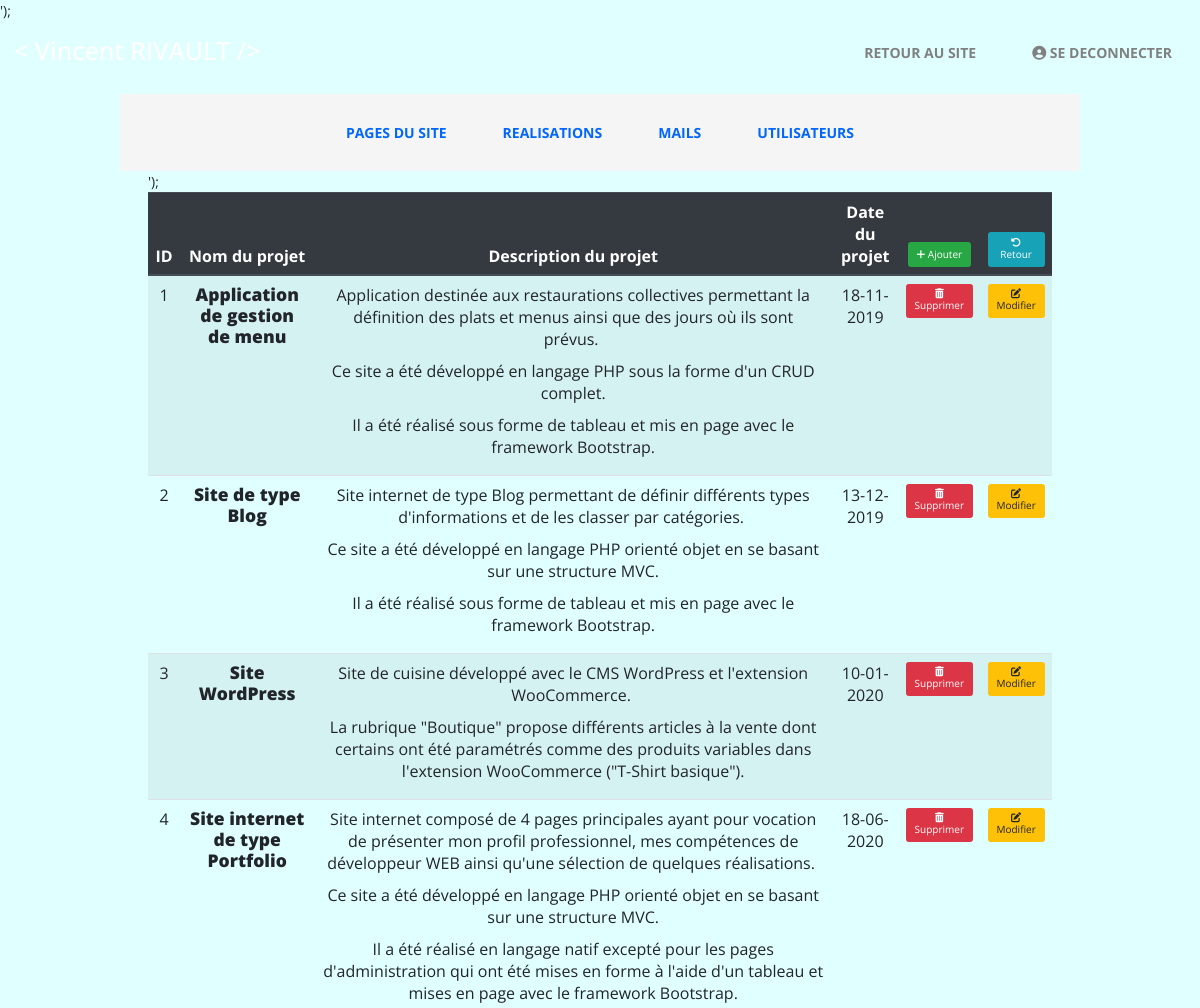
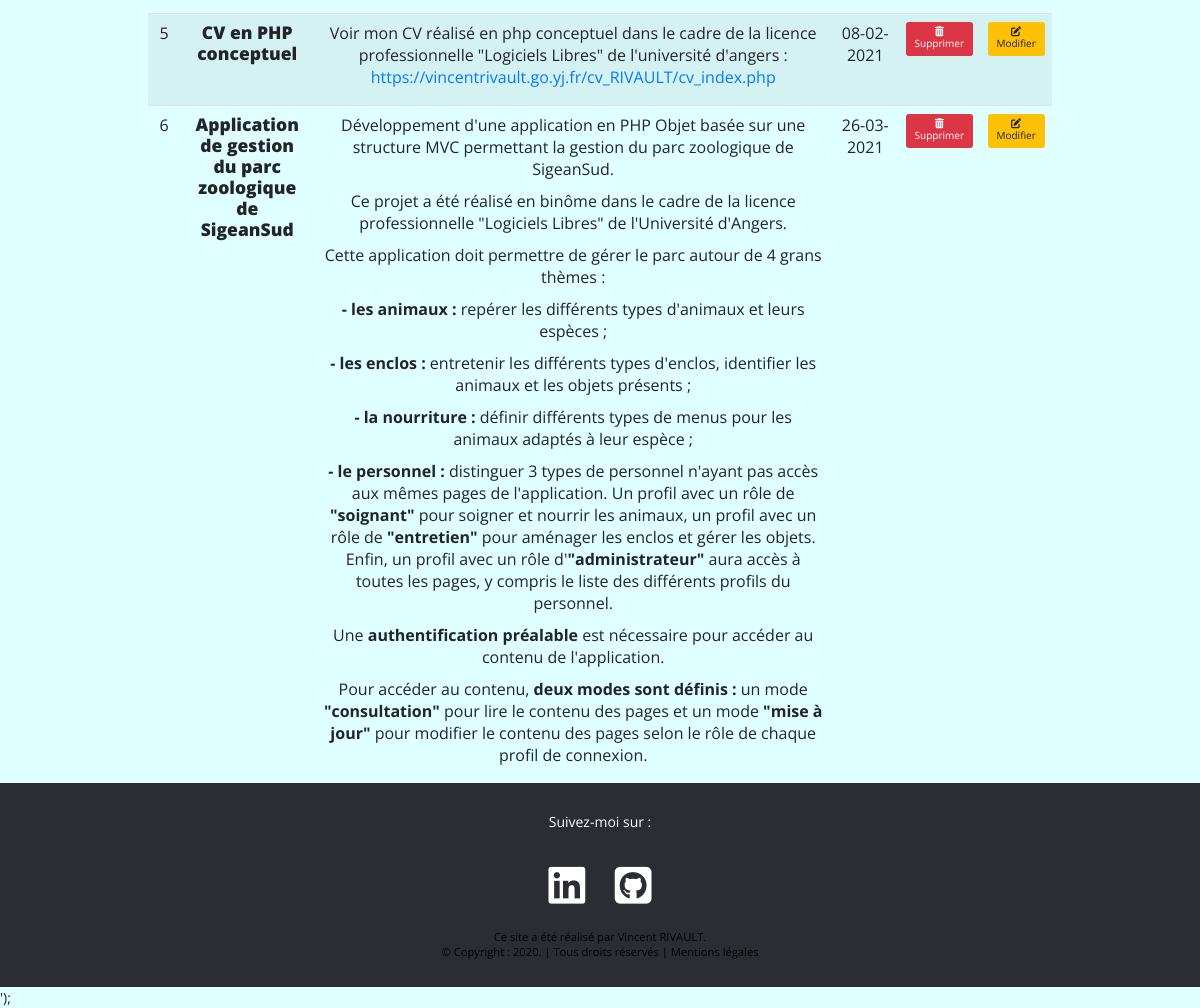
The app's page /index.php?controller=Realisation&action=edit (signed in), older data (2 pictures, top to bottom).
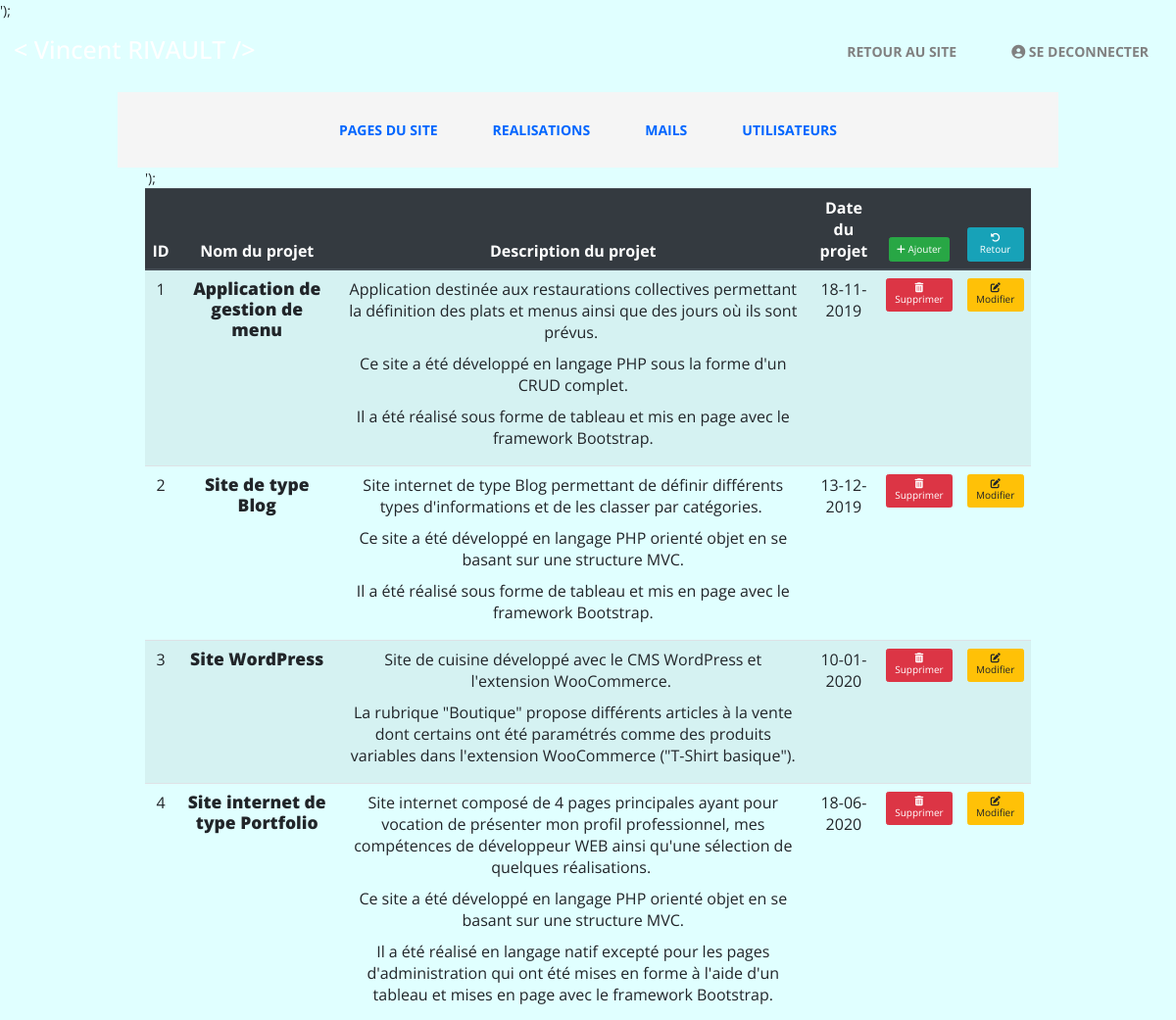
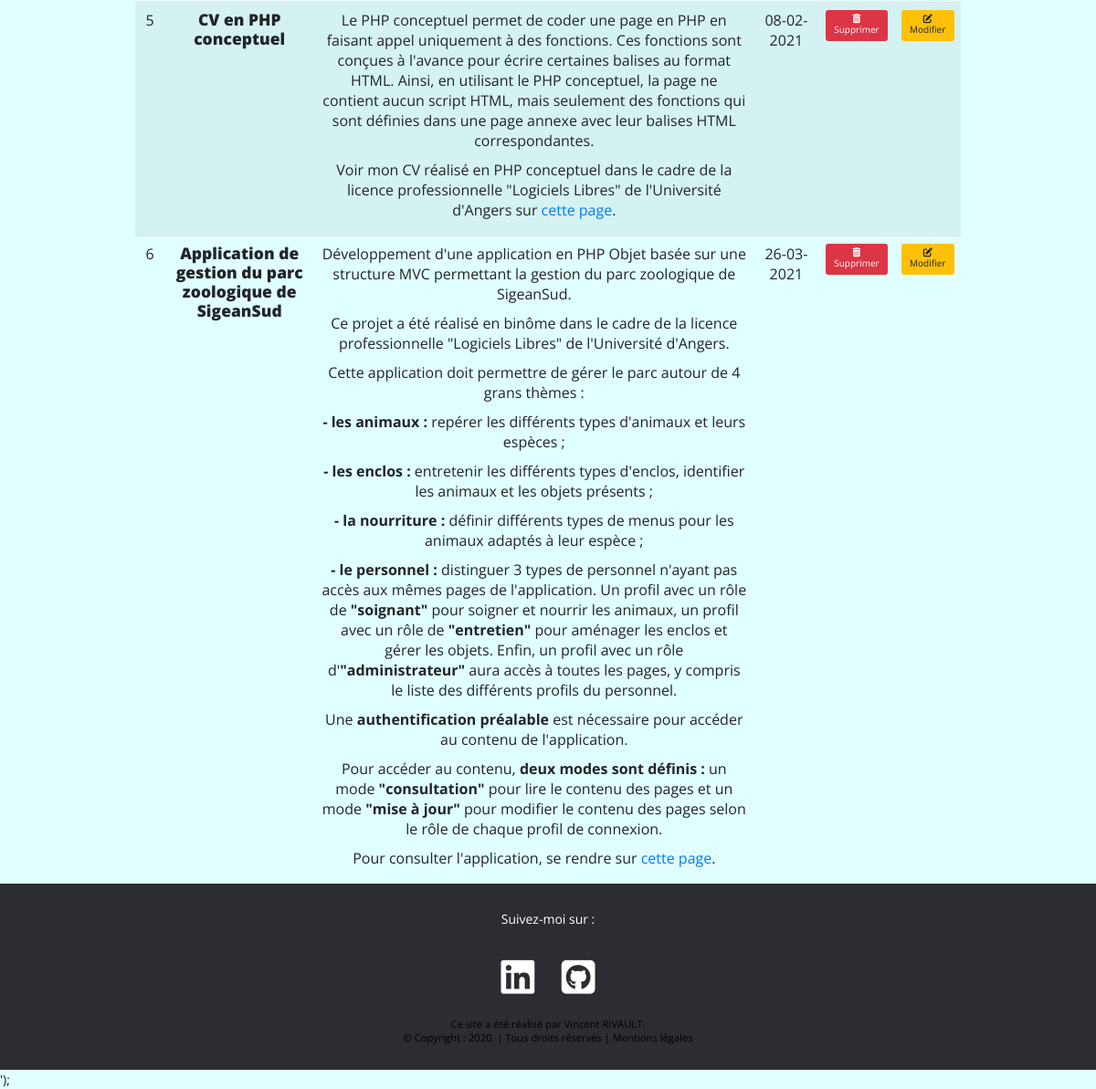
The same page, newer data (2 pictures, top to bottom).
### tables this page shows
CREATE TABLE IF NOT EXISTS `realisation` (
  `id` int NOT NULL AUTO_INCREMENT,
  `nomProjet` varchar(255) NOT NULL,
  `description` text NOT NULL,
  `date` date NOT NULL,
  PRIMARY KEY (`id`)
);

### Controller/RealisationController.php (called while the page is built, shortened)
<?php
include 'Config/config.php';
include 'Model/' . $classRealisation . 'Model.php';
include 'View/' . $classRealisation . 'View.php';
class RealisationController extends Controller {
    public function __construct() {
        include 'Config/config.php';
        $this->view = new $classView();
        $this->model = new $classModel();
    }
    public function edit() {
        $realisations = $this->model->getItems();
        $this->view->editListRealisations($realisations);
    }
}

### index.php (called while the page is built, shortened)
<?php
include 'Config/config.php';
include 'View/View.php';
include 'Model/Model.php';
function extractParameters() {
    include 'Config/config.php';
    if (isset($_GET['controller'])) {
        $controller = ucfirst($_GET['controller']) . "Controller";
    } else {
        $controller = '' . $classPage . 'Controller';
    }
    if (isset($_GET['action'])) {
        $action = $_GET['action'];
    } else {
        $action = 'display';
    }
    return (['controller' => $controller, 'action' => $action]);
}
$paramGet = extractParameters();
$action = $paramGet['action'];
$controller = new $controller();
$controller->$action();

### Config/config.php (called while the page is built, shortened)
<?php
$classUtilisateur = "Utilisateur";
$classSecurite = "Securite";
$classPage = "Page";
$classRealisation = "Realisation";
$tableRealisation = "realisation";
$classMail = "Mail";

### Model/Model.php (called while the page is built, shortened)
<?php
$server = $_SERVER['HTTP_HOST'];
if ($server == 'localhost') {
    abstract class Model {
    public function __construct() {
        try {
            $this->connexion = new PDO("mysql:host=" . self::SERVER . ";dbname="
            . self::BASE, self::USER, self::PASSWORD);
        } catch (Exception $e) {
            echo 'Erreur : ' . $e->getMessage();
        }
    }
}
}

### Model/RealisationModel.php (called while the page is built, shortened)
<?php
class RealisationModel extends Model {
    public function getItems() {
        include 'Config/config.php';
        $requete = "SELECT * FROM $tableRealisation";
        $resultat = $this->connexion->query($requete);
        $listeItems = $resultat->fetchAll(PDO::FETCH_ASSOC);
        return $listeItems;
    }
}

### View/RealisationView.php (the view, shortened to what this page needs)
<?php
class RealisationView extends View {
    public function editListRealisations($realisations) {
        include 'Config/config.php';
        $this->page .=
            '<table id="tableUser" class="table table-striped mb-0 text-center">
                <thead class="thead-dark">
                    <tr>
                        <th scope="col">ID</th>
                        <th scope="col">Nom du projet</th>
                        <th scope="col">Description du projet</th>
                        <th scope="col">Date du projet</th>
                        <th scope="col"><a href="index.php?controller=' . $classRealisation . '&action=addForm">
                        <button class="btn btn-success"><i class="fas fa-plus"></i> Ajouter</button></a></th>
                        <th scope="col"><a href="index.php?controller=' . $classRealisation . '&action=edit">
                        <button class="btn btn-info"><i class="fas fa-undo-alt"></i> Retour</button></a></th>';
            $this->page .=
                '</tr>
                    </thead>
                    <tbody>
                <tr>';
        foreach ($realisations as $key) {
            $this->page .='
                        <td>' . $key['id'] . '</th>
                        <td>' . $key['nomProjet'] . '</th>
                        <td>' . $key['description'] . '</th>
                        <td>' . date(('d-m-Y'), strtotime($key['date'])) . '</th>
                        <td><a href="index.php?controller=' . $classRealisation . '&action=delDB&id=' . $key["id"] . '">
                        <button class="btn btn-danger"><i class="fas fa-trash-alt"></i> Supprimer</button></a></td>
                        <td><a href="index.php?controller=' . $classRealisation . '&action=editForm&id=' . $key["id"] . '"">
                        <button class="btn btn-warning"><i class="fas fa-edit"></i> Modifier</button></a></td>
                    </tr>';
        }
            $this->page .=
                '</tbody>
            </table>';
    }
}

### View/View.php (shortened to what this page needs)
<?php
abstract class View {
    protected $page;
    public function __construct() {
        include 'Config/config.php';
        $this->page = file_get_contents('View/template/head.php');
        $this->page .= file_get_contents('View/template/nav.php');
        $vincentRivault = '< Vincent RIVAULT />';
        $actionFront = ['view', 'lastView'];
        $actionAuth = ['addDB', 'addForm', 'edit', 'editForm', 'delDB'];
        $listeRealisations = "";
        $realisationModel = new $classModel();
        $realisations = $realisationModel->getItems();
        foreach ($realisations as $key) {
            $listeRealisations .= '<li><a href="index.php?controller=' . $classRealisation . '&action=view&id=' . $key['id'] . '" id="projet' . $key['id'] . '" title="Projet ' . $key['id'] . '">' . $key['nomProjet'] . '</a></li>';
        }
        if (!isset($_SESSION['utilisateur'])) {
            $optionConnect = '<li>
                                <a href="index.php?controller=' . $classSecurite . '&action=formLogin" id="connect" title="Connexion"><i class="fas fa-sign-in-alt"></i> connexion</a>
                            </li>';
        } else {
            if (!isset($_GET['action']) || in_array($_GET['action'], $actionFront)) {
                $optionConnect = '';
                if ($_SESSION['utilisateur']['rank'] == 'redacteur') {
                    $optionConnect .=   '<li>
                                    <a href="index.php?controller=' . $classPage . '&action=edit" id="retourAdmin" title="Retour à l\'admin">retour à l\'admin</a>
                                    </li>';
                }
                if ($_SESSION['utilisateur']['rank'] == 'administrateur') {
                    $optionConnect .=   '<li>
                                    <a href="index.php?controller=' . $classRealisation . '&action=edit" id="retourAdmin" title="Retour à l\'admin">retour à l\'admin</a>
                                    </li>';
                }
            } else {
                $optionConnect = '<li>
                                    <a href="index.php" id="retourSite" title="Retour au site">retour au site</a>
                                </li>';
            }
            $optionConnect .= '<li>
                                <a href="index.php?controller=' . $classSecurite . '&action=logout" id="deconnect" title="Déconnexion"><i class="fas fa-user-circle"></i> se deconnecter</a>
                            </li>';
        }
        if (isset($_SESSION['utilisateur']) && isset($_GET['action']) && in_array($_GET['action'], $actionAuth)) {
            $optionNotAuth = '';
            $optionAuth = '';
            if ($_SESSION['utilisateur']['rank'] == 'administrateur') {
                $optionAuth .=   '<li>
                                    <a href="index.php?controller=' . $classPage . '&action=edit">pages du site</a>
                                </li>
                                <li>
                                    <a href="index.php?controller=' . $classRealisation . '&action=edit">realisations</a>
                                </li>
                                <li>
                                    <a href="index.php?controller=' . $classMail . '&action=edit">mails</a>
                                </li>
                                <li>
                                    <a href="index.php?controller=' . $classUtilisateur . '&action=edit">utilisateurs</a>
                                </li>';
            }
        }
        $this->page = str_replace('{vincentRivault}', $vincentRivault, $this->page);
        $this->page = str_replace('{listeRealisations}', $listeRealisations, $this->page);
        $this->page = str_replace('{optionConnect}', $optionConnect, $this->page);
        $this->page = str_replace('{optionNotAuth}', $optionNotAuth, $this->page);
        $this->page = str_replace('{optionAuth}', $optionAuth, $this->page);
    }
    protected function displayPage() {
        $this->page .= file_get_contents('View/template/footer.php');
        echo $this->page;
    }
}

### Bibliotheques/css/style.css (style rules this page uses)
* { box-sizing: border-box; margin: 0; padding: 0; }
html { font-size: 62.5%; padding: 0; margin: 0; height: 100%; scroll-behavior: smooth; }
body { font-family: 'Open Sans', 'Poppins', 'Roboto', sans-serif; font-size: 1.4em; background-color: lightcyan; margin: 0 auto; padding: 0; text-align: justify; width: 100%; height: 100%; position: relative; }
h1 { text-align: center; }
#container { width: 80%; margin: 0 auto; padding: 0 2em; min-height: 100%; position: relative; }
.flexCenter { display: flex; justify-content: center; align-items: center; }
.flexBetween { display: flex; justify-content: space-between; }
.flexStart { display: flex; flex-direction: row; justify-content: flex-start; align-items: center; }
.flexEnd { display: flex; justify-content: flex-end; align-items: center; }
.navMenu { width: 80%; padding: 1em 0; margin: 0 auto; background-color: whitesmoke; }
nav ul { width: 100%; padding: 5em 0; padding: 0; }
nav ul li { list-style-type: none; margin: 1em; }
#acc { background-color: #2c2d33; color: #ffffff; font-weight: bold; text-decoration: none; }
#retourSite { font-size: 1em; text-transform: uppercase; color: grey; font-weight: bold; text-decoration: none; padding: 1em; }
#deconnect { font-size: 1em; text-transform: uppercase; color: grey; font-weight: bold; text-decoration: none; padding: 1em; }
#menuAdmin { padding: 0; margin: 0; }
#menuAdmin a { text-transform: uppercase; color: #0066ff; font-weight: bold; text-decoration: none; padding: 1em; }
main { width: 100%; }
main h3 { font-weight: bold; margin-bottom: 1em; }
footer { width: 100%; background-color: #2c2d33; color: white; padding: 2em 0; position: relative; }
footer p { text-align: center; }
#reseaux { width: 10%; padding: 1em 0; margin: 0 auto; }
#reseaux .fab { font-size: 3em; color:white; }
.fa-linkedin { padding: 0.2em; }
.fa-github-square { padding: 0.2em; }
#licence { display: block; color: black; text-align: center; line-height: normal; margin: 0 auto; }
#licence p { padding: 0; margin: 0; }
#licence a { color: black; }

Row changes from the older to the newer data that the page shows:
changed realisation "CV en PHP conceptuel": description "Voir mon CV réalisé en php conceptuel dans le cadre de la licence professionnelle \"Logiciels Libres\" de l'université d'angers : https://vincentrivault.go.yj.fr/cv_RIVAULT/cv_index.php" → "Le PHP conceptuel permet de coder une page en PHP en faisant appel uniquement à des fonctions. Ces fonctions sont conçues à l'avance pour écrire certaines balises au format HTML. Ainsi, en utilisant le PHP conceptuel, la page ne contient aucun script HTML, mais seulement des fonctions qui sont définies dans une page annexe avec leur balises HTML correspondantes. Voir mon CV réalisé en PHP conceptuel dans le cadre de la licence professionnelle \"Logiciels Libres\" de l'Université d'Angers sur cette page ."
changed realisation "Application de gestion du parc zoologique de SigeanSud": description "…chaque profil de connexion." → "…chaque profil de connexion. Pour consulter l'application, se rendre sur cette page ."
